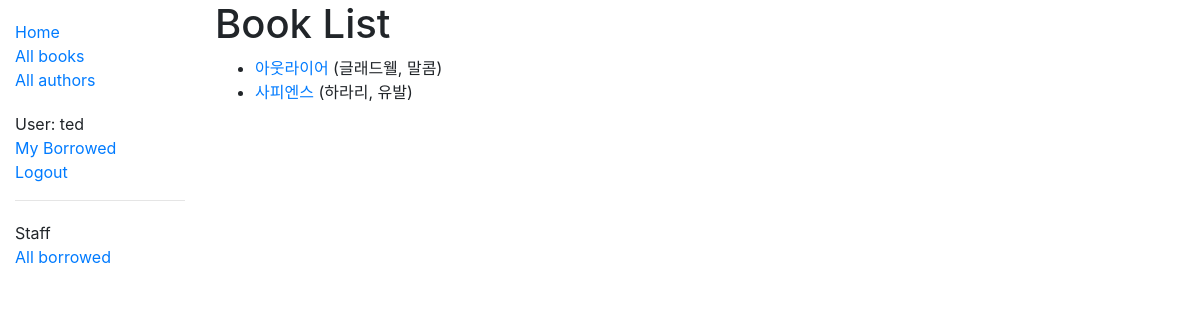
The app's page /catalog/books/ (signed in), older data.
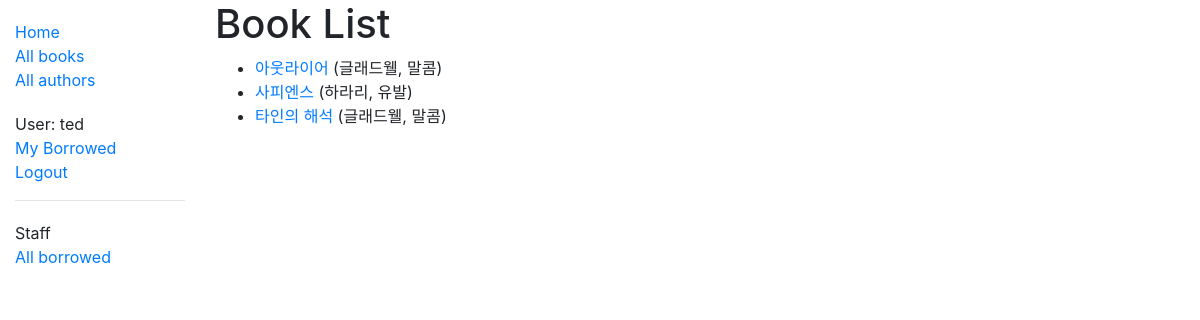
The same page, newer data.
### catalog/models.py (models this page shows, shortened)
class Book(models.Model):
    title = models.CharField(max_length=200)
    author = models.ForeignKey("Author", on_delete=models.SET_NULL, null=True)
    summary = models.TextField(
        max_length=300, help_text="Enter a brief description of the book"
    )
    isbn = models.CharField(
        "ISBN",
        max_length=13,
        help_text="13 Character <a href='https://www.isbn-international.org/content/what-isbn'>ISBN number</a>",
    )
    genre = models.ManyToManyField(Genre, help_text="Select a genre for this book")
    language = models.ForeignKey("language", on_delete=models.SET_NULL, null=True)
    def display_genre(self):
        """Create A string for the Genre. This is required to display genre in Admin"""
        return ", ".join(genre.name for genre in self.genre.all()[:3])
    display_genre.short_description = "Genre"
    def get_absolute_url(self):
        return reverse("book-detail", args=[str(self.id)])

class Author(models.Model):
    first_name = models.CharField(max_length=100)
    last_name = models.CharField(max_length=100)
    date_of_birth = models.DateField(null=True, blank=True)
    date_of_death = models.DateField("Died", null=True, blank=True)
    class Meta:
        ordering = ["last_name", "first_name"]
    def __str__(self):
        return f"{self.last_name}, {self.first_name}"

### catalog/views.py (the view)
# urls.py: path("books/", views.BookListView.as_view(), name="books"),
class BookListView(generic.ListView):
    model = Book
    paginate_by = 10

### catalog/templates/catalog/book_list.html
{% extends "base_generic.html" %} {% block content %}
<h1>Book List</h1>
{% if book_list %}
<ul>
  {% for book in book_list %}
  <li>
    <a href="{{ book.get_absolute_url }}">{{ book.title }}</a> ({{book.author}})
  </li>
  {% endfor %}
</ul>
{% else %}
<p>There are no books in the library.</p>
{% endif %} {% endblock %}

Row changes from the older to the newer data that the page shows:
added Book: title "타인의 해석", author "글래드웰, 말콤"
